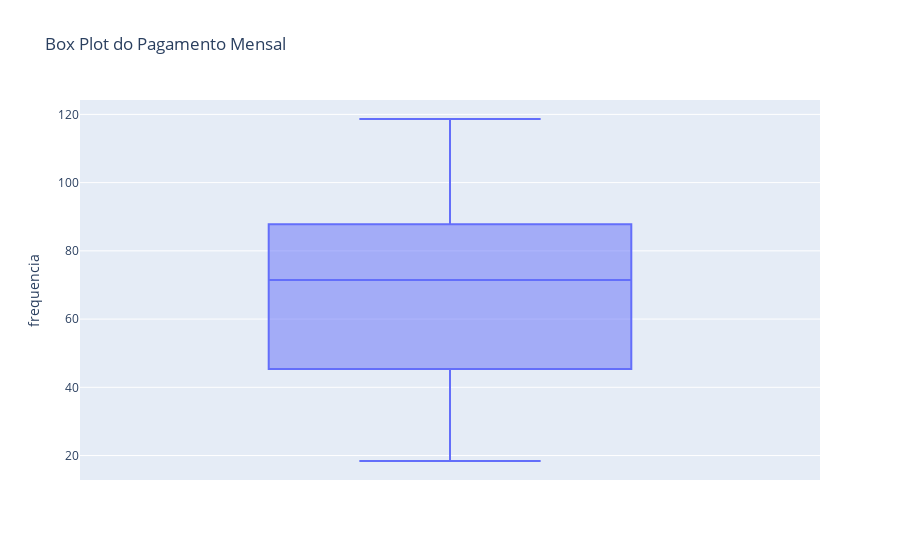
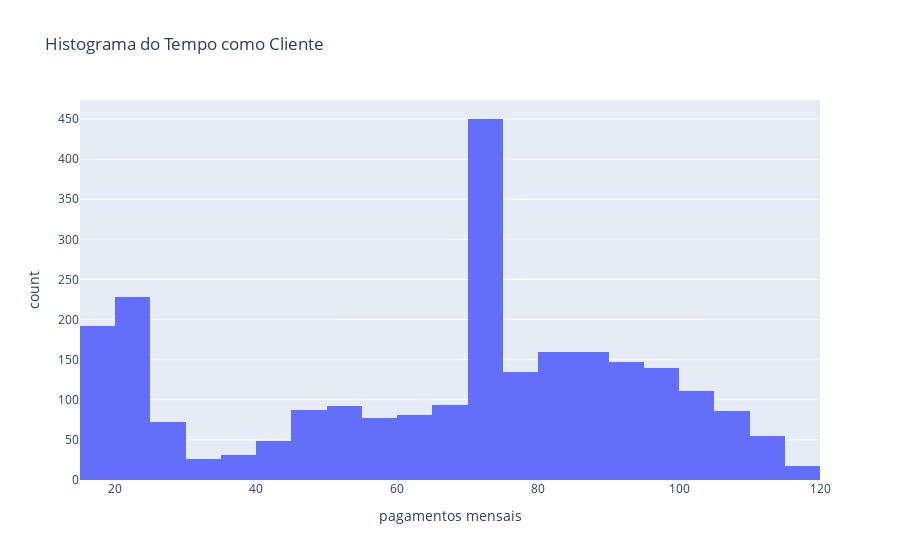

These figures' notebook cell, in order:
### Markdown cell above
há a presença de muito cliente novos porém não são outliers mas talvez seja interessante seguimentar os resultados para ter uma análise do churn em clientes novose e clientes que já estão com a empresa a mais tempo

### Code cell
fig = px.box(df, y='pagamento_mensal', title='Box Plot do Pagamento Mensal', labels={'pagamento_mensal': 'frequencia'})
fig.show()


import plotly.express as px

fig = px.histogram(df, x='pagamento_mensal', 
                   title='Histograma do Tempo como Cliente',
                   labels={'pagamento_mensal': 'pagamentos mensais'})
fig.show()

### Figure 1 — Plotly figure (JSON) as saved in the notebook; plotly's stock layout.template omitted (floating-point values rounded to 4 significant figures; data arrays with more than 128 entries replaced by an {"elided": "..."} marker saying what was removed)
{"data": [{"alignmentgroup": "True", "hovertemplate": "frequencia=%{y}<extra></extra>", "legendgroup": "", "marker": {"color": "#636efa"}, "name": "", "notched": false, "offsetgroup": "", "orientation": "v", "showlegend": false, "type": "box", "x0": " ", "xaxis": "x", "y": {"elided": "2488 float values"}, "y0": " ", "yaxis": "y"}], "layout": {"autosize": true, "boxmode": "group", "legend": {"tracegroupgap": 0}, "title": {"text": "Box Plot do Pagamento Mensal"}, "xaxis": {"anchor": "y", "autorange": true, "domain": [0, 1], "range": [-0.5, 0.5], "type": "category"}, "yaxis": {"anchor": "x", "autorange": true, "domain": [0, 1], "range": [12.83, 124.2], "title": {"text": "frequencia"}, "type": "linear"}}}

### Figure 2 — Plotly figure (JSON) as saved in the notebook; plotly's stock layout.template omitted (floating-point values rounded to 4 significant figures; data arrays with more than 128 entries replaced by an {"elided": "..."} marker saying what was removed)
{"data": [{"alignmentgroup": "True", "bingroup": "x", "hovertemplate": "pagamentos mensais=%{x}<br>count=%{y}<extra></extra>", "legendgroup": "", "marker": {"color": "#636efa", "pattern": {"shape": ""}}, "name": "", "offsetgroup": "", "orientation": "v", "showlegend": false, "type": "histogram", "x": {"elided": "2488 float values"}, "xaxis": "x", "yaxis": "y"}], "layout": {"autosize": true, "barmode": "relative", "legend": {"tracegroupgap": 0}, "title": {"text": "Histograma do Tempo como Cliente"}, "xaxis": {"anchor": "y", "autorange": true, "domain": [0, 1], "range": [15, 120], "title": {"text": "pagamentos mensais"}, "type": "linear"}, "yaxis": {"anchor": "x", "autorange": true, "domain": [0, 1], "range": [0, 473.7], "title": {"text": "count"}}}}
